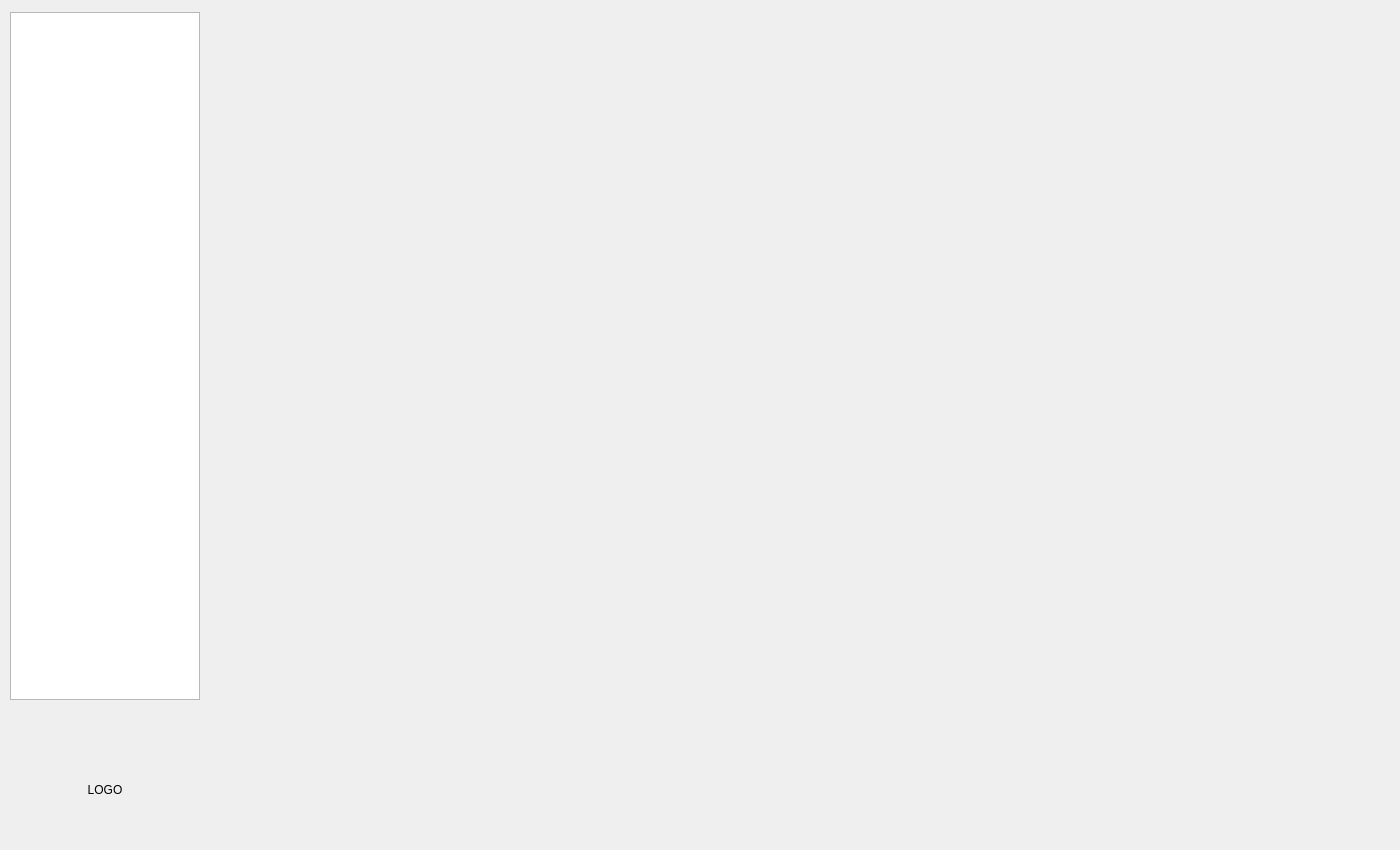
<?xml version="1.0" encoding="UTF-8"?>
<ui version="4.0">
 <class>MainWindow</class>
 <widget class="QMainWindow" name="MainWindow">
  <property name="geometry">
   <rect>
    <x>0</x>
    <y>0</y>
    <width>1400</width>
    <height>850</height>
   </rect>
  </property>
  <property name="windowTitle">
   <string>9 esc Dashboard</string>
  </property>
  <widget class="QWidget" name="centralwidget">
   <layout class="QHBoxLayout" name="mainLayout">
    <property name="spacing">
     <number>0</number>
    </property>
    <property name="leftMargin">
     <number>0</number>
    </property>
    <property name="topMargin">
     <number>0</number>
    </property>
    <property name="rightMargin">
     <number>0</number>
    </property>
    <property name="bottomMargin">
     <number>0</number>
    </property>
    <item>
     <widget class="QFrame" name="sidebar">
      <property name="minimumSize">
       <size>
        <width>210</width>
        <height>0</height>
       </size>
      </property>
      <property name="maximumSize">
       <size>
        <width>210</width>
        <height>16777215</height>
       </size>
      </property>
      <layout class="QVBoxLayout" name="sidebarLayout">
       <property name="leftMargin">
        <number>10</number>
       </property>
       <property name="topMargin">
        <number>12</number>
       </property>
       <property name="rightMargin">
        <number>10</number>
       </property>
       <property name="bottomMargin">
        <number>14</number>
       </property>
       <item>
        <widget class="QListWidget" name="nav"/>
       </item>
       <item>
        <widget class="QLabel" name="logo_label">
         <property name="minimumSize">
          <size>
           <width>0</width>
           <height>130</height>
          </size>
         </property>
         <property name="maximumSize">
          <size>
           <width>16777215</width>
           <height>92</height>
          </size>
         </property>
         <property name="text">
          <string>LOGO</string>
         </property>
         <property name="alignment">
          <set>Qt::AlignCenter</set>
         </property>
        </widget>
       </item>
      </layout>
     </widget>
    </item>
    <item>
     <widget class="QStackedWidget" name="stack"/>
    </item>
   </layout>
  </widget>
 </widget>
 <resources/>
 <connections/>
</ui>
